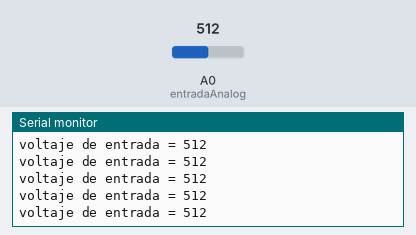
Recording of a sketch running on a simulated Arduino Uno, built with avr-gcc and run on an emulated ATmega328P. Parts: the last lines printed to the serial monitor. Inputs (shaded band) come from the test bench; at power-on: A0 (entradaAnalog) = 512.

Above: at 1.2 s.
1.3 s: A0 (entradaAnalog) set to 716
At 2.2 s:
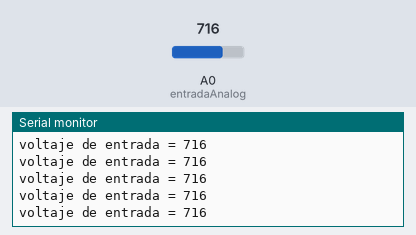
4.3 s: A0 (entradaAnalog) set to 900
At 5.1 s:
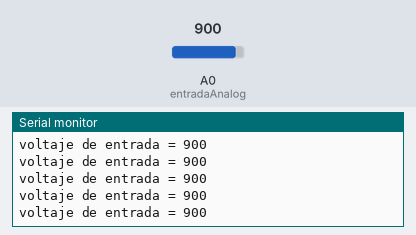
Timing chart, 0 to 7.3 s (numbered marks = the images above; inputs shaded):
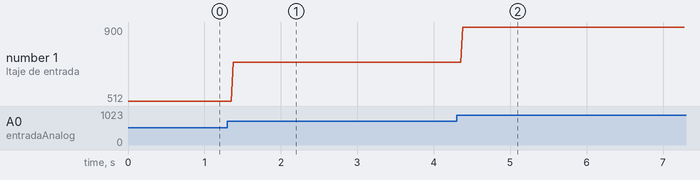

Measured:
- after the input at 1.3 s, the serial monitor: prints a new line after 0.08 s (image 1)
- after the input at 4.3 s, the serial monitor: prints a new line after 0.08 s (image 2)
- plotted number 1: 512 → 716 after the input at 1.3 s, 716 → 900 after the input at 4.3 s

The sketch:

ejemplo_6.ino
```cpp
const int entradaAnalog = A0;
int valorEntrada = 0;
void setup() {
 Serial.begin(9600);
}

void loop() {
  valorEntrada = analogRead(entradaAnalog);
  Serial.print("voltaje de entrada = ");
  Serial.println(valorEntrada);
  delay(2);
}
```
